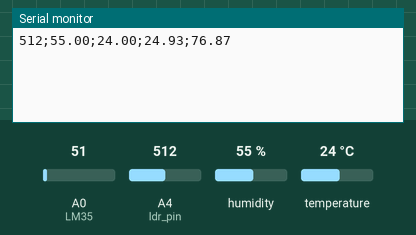
Bench run of a sketch on a simulated Arduino Uno, built with avr-gcc and run on an emulated ATmega328P. On the bench: the last lines printed to the serial monitor. The inputs (shaded band) are chosen by the test bench; at power-on: humidity 55 %, A0 (LM35) = 51, A4 (ldr_pin) = 512, temperature 24 °C.

Above: at 1.2 s.
1.3 s: humidity set to 22 %
At 2.6 s:
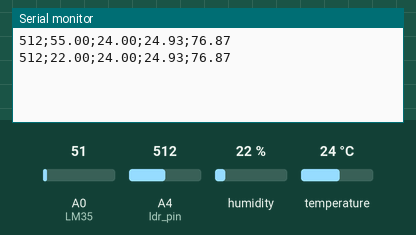
2.8 s: A0 (LM35) set to 61
At 4.2 s:
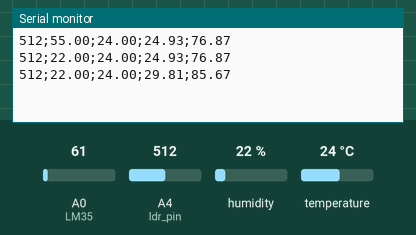
4.3 s: A4 (ldr_pin) set to 716
5.8 s: temperature set to 12 °C
At 6.6 s:
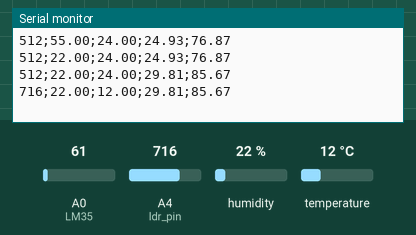
7.3 s: A0 (LM35) set to 71
At 8.6 s:
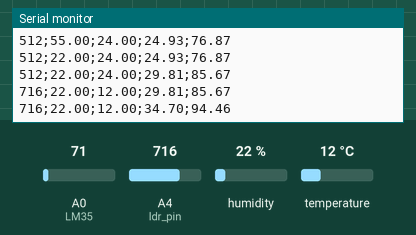
8.8 s: A4 (ldr_pin) set to 992
At 11.0 s:
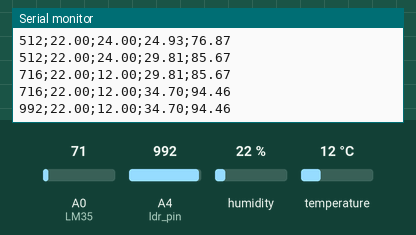
Timing chart, 0 to 11.3 s (numbered marks = the images above; inputs shaded):
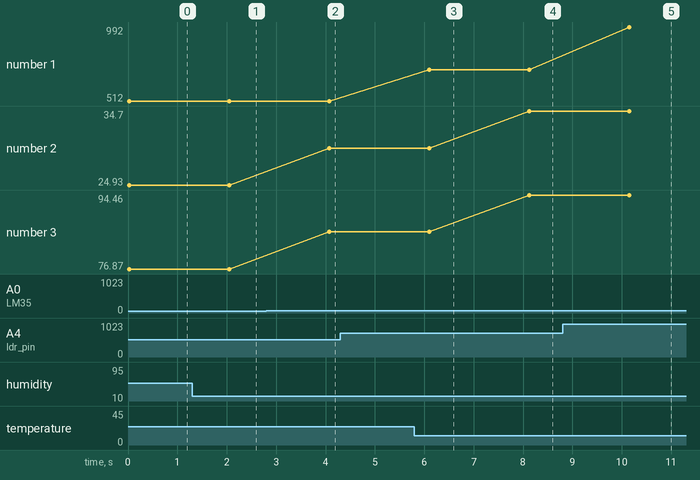

Measured:
- after the input at 1.3 s, the serial monitor: prints a new line after 0.75 s (image 1)
- after the input at 2.8 s, the serial monitor: prints a new line after 1.3 s (image 2)
- after the input at 5.8 s, the serial monitor: prints a new line after 0.30 s (image 3)
- after the input at 7.3 s, the serial monitor: prints a new line after 0.83 s (image 4)
- after the input at 8.8 s, the serial monitor: prints a new line after 1.4 s (image 5)
- plotted number 1: 716 → 992 after the input at 8.8 s
- plotted number 2: 24.93 → 29.81 after the input at 2.8 s, 29.81 → 34.7 after the input at 7.3 s
- plotted number 3: 76.87 → 85.67 after the input at 2.8 s, 85.67 → 94.46 after the input at 7.3 s

The sketch:

sketch_mar12b.ino
```cpp
#include <DHT.h> // inclue a biblioteca
#include <DHT_U.h> // inclue a biblioteca
#include <Adafruit_Sensor.h> // inclue a biblioteca
int dht_pin = A2; // define a porta A2 saida de dados do sensor dht
int ldr_pin = A4; // define a porta A4 saida de dados do sensor ldr
int ldr_read = 0; // define a leitura do ldr como 0 inicial
// int chavpin = 7; // define a porta 7 como a entrada de dados do sensor de proximidade
const int LM35 = A0; // define a porta A0 como a saida do sensor de proximidade
float temperaturaC = 0; // Variável que armazenará a temperatura em celsius medida
float temperaturaF = 0; // Variável que armazenará a temperatura medida farenhaits
float vin = 5.00; // define vin que é usado em res_ldr como 5.00
float valor_ADC = 0.00488758, r_ohms = 10000; // valores para conversão do ldr em leitura que usaremos
DHT dht_1 = DHT (dht_pin, DHT11); // define DHT_1 para poder inicia-lo.


//Função que será executada uma vez quando ligar ou resetar o Arduino
void setup() {
pinMode(dht_pin, INPUT); // define dht_pin como entrada
// pinMode(chavpin, INPUT); // define chav como entrada
Serial.begin(9600); // inicializa a comunicação serial (monitor serial)
dht_1.begin(); // inicia o dht
}


//Função que será executada continuamente
void loop() {
temperaturaC = (float(analogRead(LM35))*5/(1023))/0.01; // codigo de conversão de Volts para Celsius
temperaturaF = ((float(analogRead(LM35))*5/(1023))/0.01)* 9/5+32; // codigo de conversão de Volts para F°

float umidade = dht_1.readHumidity(); // defini umidade como a leitura de umidade do dht11
float temperatura = dht_1.readTemperature(); // defini temperatura como a leitura de temperatura do dht11

// condicionais se e se não
if(isnan(ldr_read)) {
  Serial.println("Erro ao ler o sensor"); // Fala que deu erro se deu erro
}
else {
  ldr_read = analogRead(ldr_pin); // obtem os dados do sensor

Serial.print(ldr_read); // imprime a leitura do ldr (sensor de luz) no monitor serial

}
if (isnan(temperatura) or isnan(umidade)){
  Serial.println("Erro ao ler o DHI ");// fala se deu erro se a leitura do dht falhar
}
else{

  // Serial.print("Umidade: "); //imprime no leitor serial essas informações
  Serial.print(";"); // espaçamento para banco de dados
  Serial.print(umidade); // imprime umidade lida pelo Dht11 no monitor serial
  Serial.print(";"); // espaçamento para banco de dados
  Serial.print(temperatura); // imprime temperatura lida pelo Dht11 no monitor serial
  Serial.print(";"); // espaçamento para banco de dados

  }

  Serial.print(temperaturaC); // imprime temperatura já convertida em C° lida pelo lm35
  Serial.print(";"); // espaçamento para banco de dados
  Serial.print(temperaturaF); // imprime temperatura já convertida em F° lida pelo lm35
  // Serial.print(";"); // espaçamento para banco de dados


//   int chave = digitalRead(7); // define chave como a leitura dos dados que estão na porta 7 do arduino
// if (chave == 0)
// {
// Serial.print("1"); // imprime no monitor serial que sim, possui leitura
// }
// else
// {
// Serial.print("0"); // imprime no monitor serial que não, não possui leitura
// }
Serial.println();
delay(2000); // define o intervalo de que ele repetira o loop (ele ficara esse tempo nesa linha antes de voltar ao começo)
}
```
